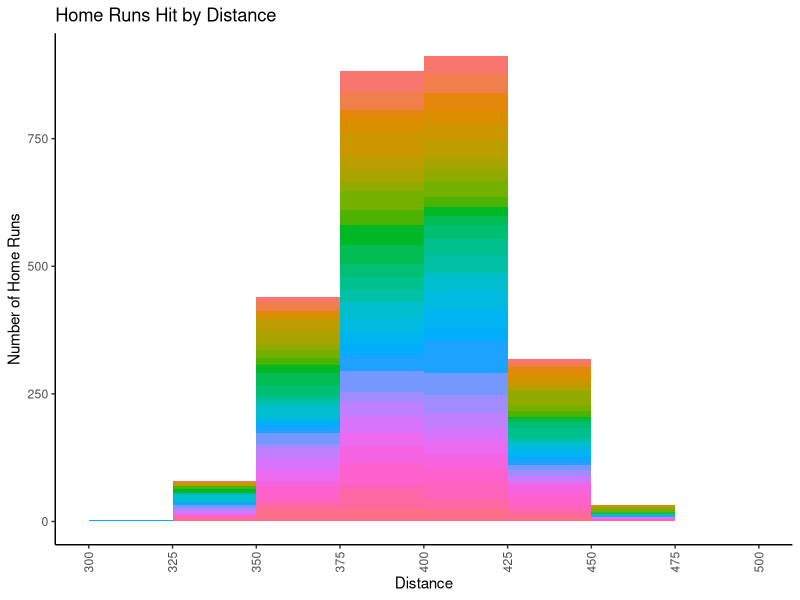

Reproduce this figure in R.
library(readxl)
library(ggrepel)
library(dplyr)
setwd("~/Downloads/Personal Stats")

# Each home run is in a sheet separated by month, so compile them all here
March = read_excel("Homerun Tracker.xlsx",  
                             sheet = "March") 
April = read_excel("Homerun Tracker.xlsx",  
                             sheet = "April") 
May = read_excel("Homerun Tracker.xlsx",  
                             sheet = "May")
June = read_excel("Homerun Tracker.xlsx",  
                 sheet = "June")
Homerun_Tracker = rbind(March, April, May, June)
Homerun_Tracker = data.frame(Homerun_Tracker)

# For ANOVA, we are trying to avoid neautral sight games as they disrupt the flow of our data. Remove all neautral sigh games.
Homerun_Tracker = Homerun_Tracker[-c(1, 2, 805, 808, 809, 819, 851, 857, 862), ]

# Run ANOVA for distance
anova <- aov(Distance ~ Stadium, data = Homerun_Tracker)
summary(anova)

ggplot(Homerun_Tracker, aes(x = Distance, fill = Stadium)) +geom_histogram(aes(y = ..count..), breaks = seq(300, 500, by = 25)) + 
  scale_x_continuous(breaks = seq(300, 500, by = 25)) + theme_classic() +
  theme(axis.text.x = element_text(angle = 90, vjust = 0.5, hjust=1)) +
  labs(x = "Distance", y = "Number of Home Runs") + ggtitle("Home Runs Hit by Distance") +
  theme(legend.position = "none")
